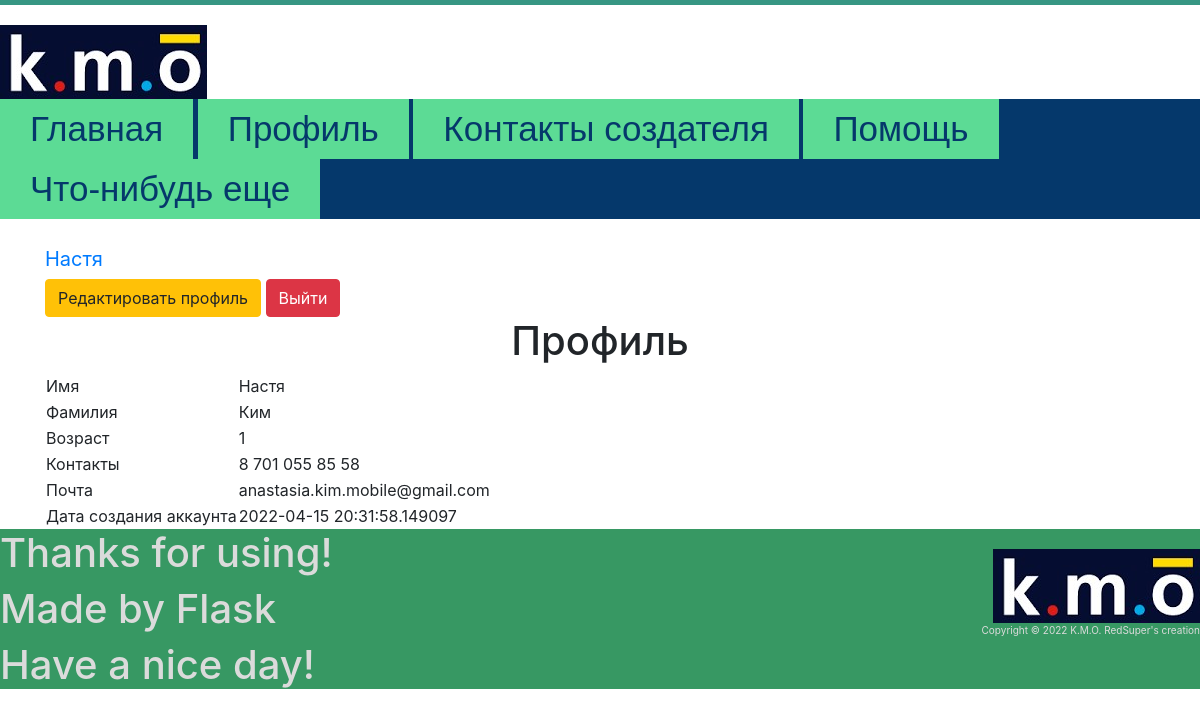
Screenshot of /profile (signed in) with the database file from the repository.
### data/users.py (models this page shows, shortened)
class User(SqlAlchemyBase, UserMixin, SerializerMixin):
    __tablename__ = 'users'
    id = sqlalchemy.Column(sqlalchemy.Integer, primary_key=True,
                           autoincrement=True)
    surname = sqlalchemy.Column(sqlalchemy.String, nullable=True)
    name = sqlalchemy.Column(sqlalchemy.String, nullable=True)
    age = sqlalchemy.Column(sqlalchemy.Integer, nullable=True)
    contacts = sqlalchemy.Column(sqlalchemy.String, nullable=True)
    email = sqlalchemy.Column(sqlalchemy.String, index=True, unique=True, nullable=True)
    hashed_password = sqlalchemy.Column(sqlalchemy.String, nullable=False)
    photo = sqlalchemy.Column(sqlalchemy.String, nullable=True)
    modified_date = sqlalchemy.Column(sqlalchemy.DateTime, default=datetime.datetime.now)
    bag = sqlalchemy.Column(sqlalchemy.String, default='')
    goods = orm.relation("Goods", back_populates='user')

### main.py (the view)
@app.route('/profile')
def about_me():
    return render_template("profile.html")

### data/db_session.py (called while the page is built)
def create_session() -> Session:
    global __factory
    return __factory()

### main.py (called while the page is built)
@login_manager.user_loader
def load_user(user_id):
    db_sess = db_session.create_session()
    return db_sess.query(User).get(user_id)

### templates/profile.html
{% extends "base.html" %}
{% block content %}
    {% if current_user.is_authenticated %}
        <div>
            <a href="/edit_profile" class="btn btn-warning">
                Редактировать профиль
            </a>
            <a href="/logout" class="btn btn-danger">
               Выйти
            </a>
        </div>
        <h1 align="middle">Профиль</h1>
        <table>
            <tbody>
                <tr>
                    <td>Имя</td>
                    <td>{{current_user.name}}</td>
                </tr>
                <tr>
                    <td>Фамилия</td>
                    <td>{{current_user.surname}}</td>
                </tr>
                <tr>
                    <td>Возраст</td>
                    <td>{{current_user.age}}</td>
                </tr>
                <tr>
                    <td>Контакты</td>
                    <td>{{current_user.contacts}}</td>
                </tr>
                <tr>
                    <td>Почта</td>
                    <td>{{current_user.email}}</td>
                </tr>
                <tr>
                    <td>Дата создания аккаунта</td>
                    <td>{{current_user.modified_date}}</td>
                </tr>
            </tbody>
        </table>
    {% else %}
        <h1>Вы зашли как гость. Чтобы увидеть ваш профиль нужно войти в систему</h1>
    {% endif %}
{% endblock %}

### templates/base.html (shortened to what this page needs)
<!doctype html>
<html lang="en">
<head>
    <link rel="stylesheet" href="static/css/styles.css" type="text/css">
    <link rel="stylesheet"
          href="https://stackpath.bootstrapcdn.com/bootstrap/4.4.1/css/bootstrap.min.css"
>
</head>
<body>
    <header>
        <a href="/"><img src="/static/img/logo_1.jpg" alt="KMO logo"></a>
        <nav>
            <ul class="top-menu">
                <li><a href="/">Главная</a></li>
                <li><a href="/profile">Профиль</a></li>
                <li><a href="/contacts">Контакты создателя</a></li>
                <li><a href="/help">Помощь</a></li>
                <li><a href="/something">Что-нибудь еще</a></li>
            </ul>
        </nav>
    </header>
    <main role="main" class="container">
        <nav>
            {% if current_user.is_authenticated %}
                <a class="navbar-brand" href="/profile">{{ current_user.name }}</a>
            {% else %}
                <p>
                    <a class="btn btn-primary " href="/register">Зарегистрироваться</a>
                    <a class="btn btn-success" href="/login">Войти</a>
                </p>
            {% endif %}
        </nav>
        {% block content %}
        {% endblock %}
    </main>
<footer>
    <div id="footer-logo">
        <a href="/"><img src="/static/img/logo_1.jpg" alt="KMO logo"></a>
        <p>Copyright © 2022 K.M.O. RedSuper's creation</p>
    </div>
    <h1>Thanks for using!</h1>
    <h1>Made by Flask</h1>
    <h1>Have a nice day!</h1>
</footer>
</body>
</html>

### static/css/styles.css (style rules this page uses)
body { color: #edf5e1; font: 32px Tahoma, sans-serif; background-color: #5cdb95; border-top: 5px solid #379683; margin: 0; }
p { margin: 20px 0; }
main { background: 05386b; }
header { padding: 20px 0; }
nav a { text-decoration: none; }
nav ul { margin: 0; padding: 0; background: #05386b; }
nav li { list-style-position: inside; font: 35px 'Oswald', sans-serif; padding: 20px; }
.top-menu li { display: inline-block; padding: 10px 30px; margin: 0; background: #5cdb95; }
.top-menu a { color: #05386b; }
footer { background: #379863; color: #dbdbdb; font-size: 11px; }
#footer-logo { float: right; margin-top: 20px; font-size: 10px; text-align: right; color: #dbdbdb; }

### rows the page displays
User: name "Настя", surname "Ким", age "1", contacts "8 701 055 85 58", email "anastasia.kim.mobile@gmail.com", modified_date "2022-04-15 20:31:58.149097"
